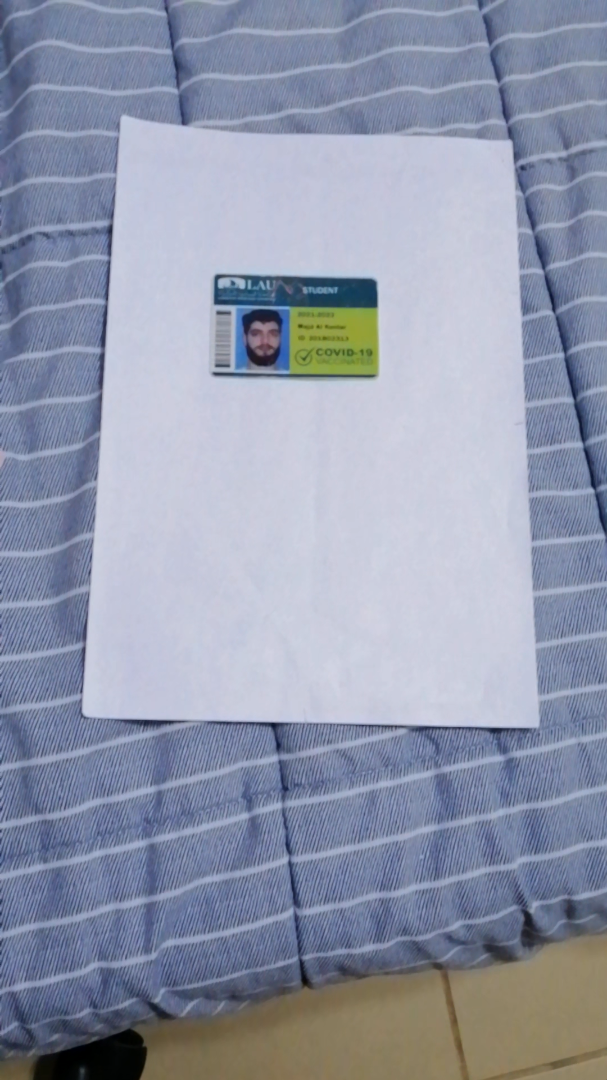
#> input picture resources/size.jpg, 607 x 1080 px
$ python size_detection.py
#> lines starting #> are read from the running program, lines starting #| are printed output that depends on the picture; after the words box and inside, x2 and y2 are one past the last pixel; in counts of white or black regions, pixels touching at a corner belong together; long printed decimals are rounded
import time

import cv2
import numpy as np


class SizeDetection:
    def __init__(self):
        self.kernel = np.ones((3, 3))
        self.wp = 630
        self.hp = 891
        self.RATIO = 3

    def detect(self, frame):
        edges = self.get_canny(frame)
        warp = self.detect_ref(edges)
        detected = self.get_object_sizes(warp)
        cv2.imshow('frame', frame)
        cv2.imshow('edges', edges)
        cv2.imshow('detected', detected)
        cv2.waitKey(0)

    def detect_ref(self, canny):

        dilation = cv2.dilate(canny, self.kernel, iterations=3)
        thresh = cv2.erode(dilation, self.kernel, iterations=2)
        contours, _ = cv2.findContours(thresh, cv2.RETR_LIST, cv2.CHAIN_APPROX_SIMPLE)
        area = 0
        approx = 0
        for i in contours:
            if cv2.contourArea(i) > area:
                area = cv2.contourArea(i)
                approx = cv2.approxPolyDP(i, 0.009 * cv2.arcLength(i, True), True)

        pt_a = [approx[0][0][0], approx[0][0][1]]
        pt_b = [approx[1][0][0], approx[1][0][1]]
        pt_c = [approx[2][0][0], approx[2][0][1]]
        pt_d = [approx[3][0][0], approx[3][0][1]]
        # print(pt_a, pt_b, pt_c, pt_d)
        input_pts = np.float32([pt_a, pt_b, pt_c, pt_d])
        output_pts = np.float32([[0, 0],
                                 [0, self.hp],
                                 [self.wp, self.hp],
                                 [self.wp, 0]])
        M = cv2.getPerspectiveTransform(input_pts, output_pts)
        warp = cv2.warpPerspective(frame, M, (self.wp, self.hp), flags=cv2.INTER_LINEAR)
        return warp

    def get_object_sizes(self, warp):
        canny = self.get_canny(warp)
        dilation = cv2.dilate(canny, self.kernel, iterations=3)
        thresh = cv2.erode(dilation, self.kernel, iterations=2)
        contours, _ = cv2.findContours(thresh, cv2.RETR_EXTERNAL, cv2.CHAIN_APPROX_SIMPLE)
        objects = []
        for i in contours:
            pts = []
            area = cv2.contourArea(i)
            if area > 10000:
                approx = cv2.approxPolyDP(i, 0.009 * cv2.arcLength(i, True), True)
                for j in approx:
                    pts.append([j[0][0], j[0][1]])
                objects.append([pts])
                cv2.arrowedLine(warp, pts[0], pts[1],
                                (255, 0, 255), 3, 8, 0, 0.05)
                cv2.arrowedLine(warp, pts[0], pts[4],
                                (255, 0, 255), 3, 8, 0, 0.05)
                w = self.find_dist(pts[1], pts[0])
                h = self.find_dist(pts[4], pts[0])
                print('Size: (%f, %f)' % (w, h))
                cv2.putText(warp, '{:.2f}cm'.format(w), (pts[1][0] + 5, pts[1][1] + 30), cv2.FONT_HERSHEY_COMPLEX_SMALL, 1,
                            (255, 0, 255), 1)
                cv2.putText(warp, '{:.2f}cm'.format(h), (pts[4][0] + 5, pts[4][1] + 5), cv2.FONT_HERSHEY_COMPLEX_SMALL, 1,
                            (255, 0, 255), 1)
        # print(objects)
        return warp

    def find_dist(self, pts1, pts2):
        return ((pts2[0] // (self.RATIO * 10) - pts1[0] // (self.RATIO * 10)) ** 2 + (
                pts2[1] // (self.RATIO * 10) - pts1[1] // (self.RATIO * 10)) ** 2) ** 0.5

    def get_canny(self, frame):
        gray = cv2.cvtColor(frame, cv2.COLOR_BGR2GRAY)
        thresh = cv2.threshold(gray, 190, 255, cv2.THRESH_BINARY)[1]
        kernel = cv2.getStructuringElement(cv2.MORPH_RECT, (5, 5))
        dilate = cv2.morphologyEx(thresh, cv2.MORPH_DILATE, kernel)
        canny = cv2.absdiff(dilate, thresh)
        return canny


if __name__ == '__main__':
    size_detection = SizeDetection()
    frame = cv2.imread('../resources/size.jpg')
#> frame is the input picture: shape (1080, 607, 3); mean B, G, R 171.2, 151.5, 144.6
    size_detection.detect(frame)
#> in get_canny, `gray = cv2.cvtColor(frame, cv2.COLOR_BGR2GRAY)`:
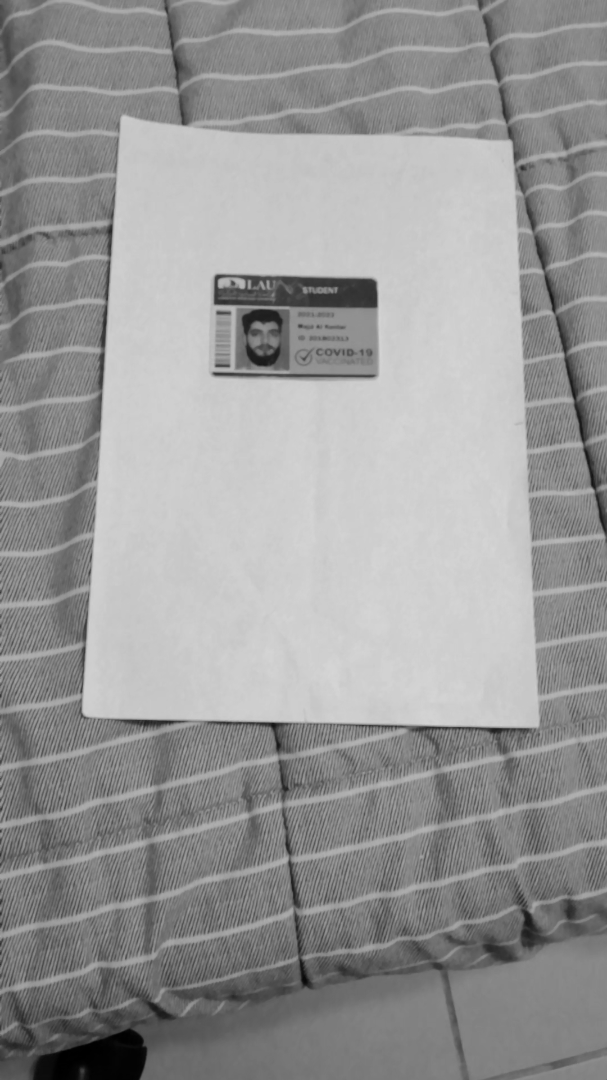
#> gray: shape (1080, 607); min 0, max 214, mean 151.7
#> in get_canny, `thresh = cv2.threshold(gray, 190, 255, cv2.THRESH_BINARY)[1]`:
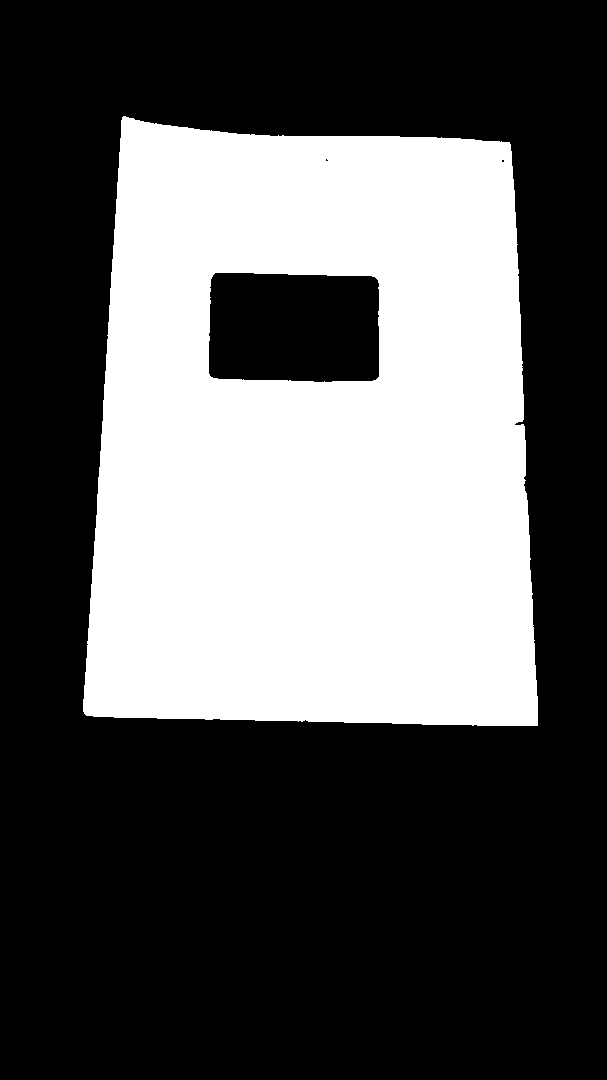
#> thresh: shape (1080, 607); 35.2% white; 1 white region, box (x1, y1, x2, y2) and area: (83, 116, 538, 726) 230968
#> in get_canny, `dilate = cv2.morphologyEx(thresh, cv2.MORPH_DILATE, kernel)`: dilate: shape (1080, 607); 36.1% white; 1 white region, box (x1, y1, x2, y2) and area: (81, 114, 540, 728) 236468
#> in get_canny, `canny = cv2.absdiff(dilate, thresh)`: canny: shape (1080, 607); 0.84% white in thin lines or dots, all inside (x1, y1, x2, y2) = (81, 114, 540, 728)
#> in detect_ref, `dilation = cv2.dilate(canny, self.kernel, iterations=3)`: dilation: shape (1080, 607); 3.3% white; 4 white regions, box (x1, y1, x2, y2) and area: (78, 111, 543, 731) 17343, (206, 270, 382, 385) 4466, (499, 157, 507, 165) 64, (323, 156, 331, 164) 63
#> in detect_ref, `thresh = cv2.erode(dilation, self.kernel, iterations=2)`:
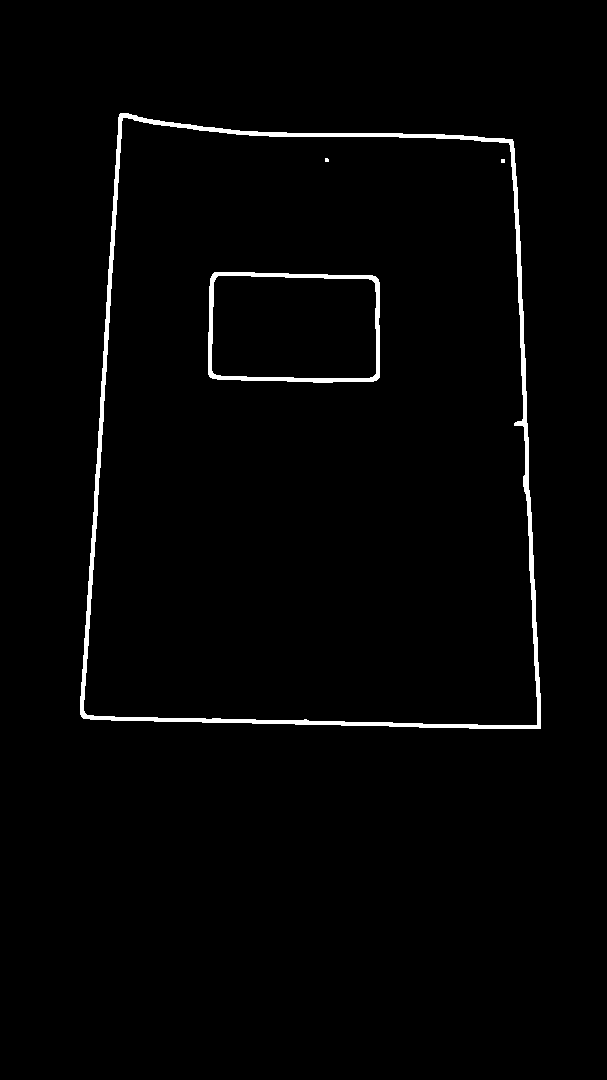
#> thresh: shape (1080, 607); 1.7% white; 4 white regions (2 under 20 px)
#> in detect_ref, `contours, _ = cv2.findContours(thresh, cv2.RETR_LIST, cv2.CHAIN_APPROX..`: contours = 6 contours, 2 with area under 20; largest, box (x1, y1, x2, y2) and area: (80, 113, 541, 729) 254324, (83, 117, 538, 726) 247616, (208, 272, 380, 383) 18149, (211, 275, 377, 379) 16409
#> the loop in detect_ref, `for i in contours:` made 6 passes
#> (area, approx) on passes 5 to 6: (247616, [[123, 117], [509, 143], [536, 725], [84, 712]]), (254323.5, [[120, 113], [81, 716], [540, 728], [512, 139]])
#> area on passes 1 to 2: 16409, 18149
#> after the loop in detect_ref, `for i in contours:`: area = 254323.5
#> in detect_ref, `pt_a = [approx[0][0][0], approx[0][0][1]]`: pt_a = [120, 113]
#> in detect_ref, `pt_b = [approx[1][0][0], approx[1][0][1]]`: pt_b = [81, 716]
#> in detect_ref, `pt_c = [approx[2][0][0], approx[2][0][1]]`: pt_c = [540, 728]
#> in detect_ref, `pt_d = [approx[3][0][0], approx[3][0][1]]`: pt_d = [512, 139]
#> in detect_ref, `input_pts = np.float32([pt_a, pt_b, pt_c, pt_d])`: input_pts = [[120, 113], [81, 716], [540, 728], [512, 139]]
#> in detect_ref, `M = cv2.getPerspectiveTransform(input_pts, output_pts)`: M = [[1.59, 0.103, -202.8], [-0.117, 1.76, -185.3], [-8.71e-05, 0.000288, 1]]
#> in get_canny (call 2), `gray = cv2.cvtColor(frame, cv2.COLOR_BGR2GRAY)`:
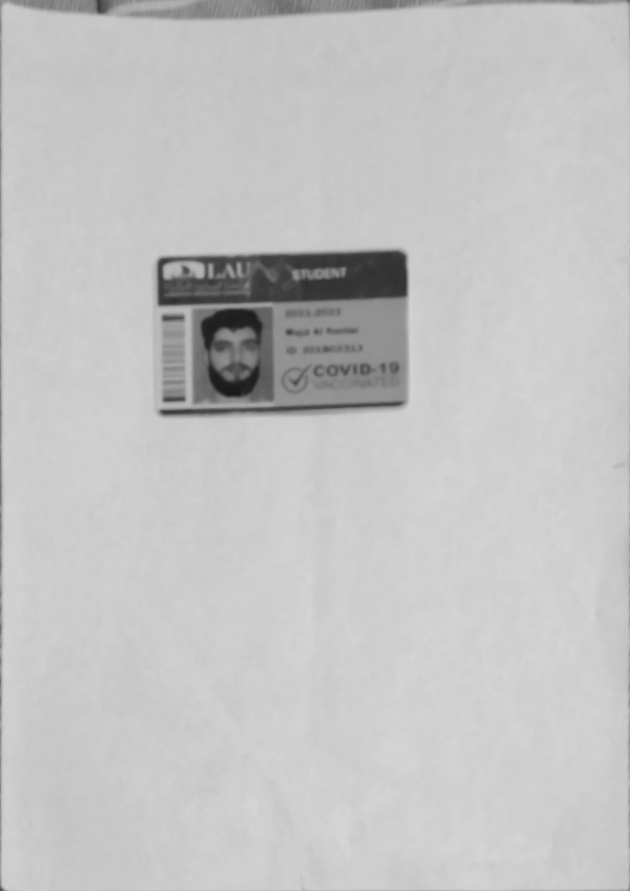
#> gray: shape (891, 630); min 25, max 214, mean 195.2
#> in get_canny (call 2), `thresh = cv2.threshold(gray, 190, 255, cv2.THRESH_BINARY)[1]`: thresh: shape (891, 630); 90.2% white; 20 black regions (14 under 20 px), largest, box (x1, y1, x2, y2) and area: (152, 247, 410, 419) 42250, (0, 0, 630, 891) 10907, (483, 374, 630, 891) 1457, (320, 890, 478, 891) 158, (629, 249, 630, 293) 44, (629, 325, 630, 368) 43
#> in get_canny (call 2), `dilate = cv2.morphologyEx(thresh, cv2.MORPH_DILATE, kernel)`:
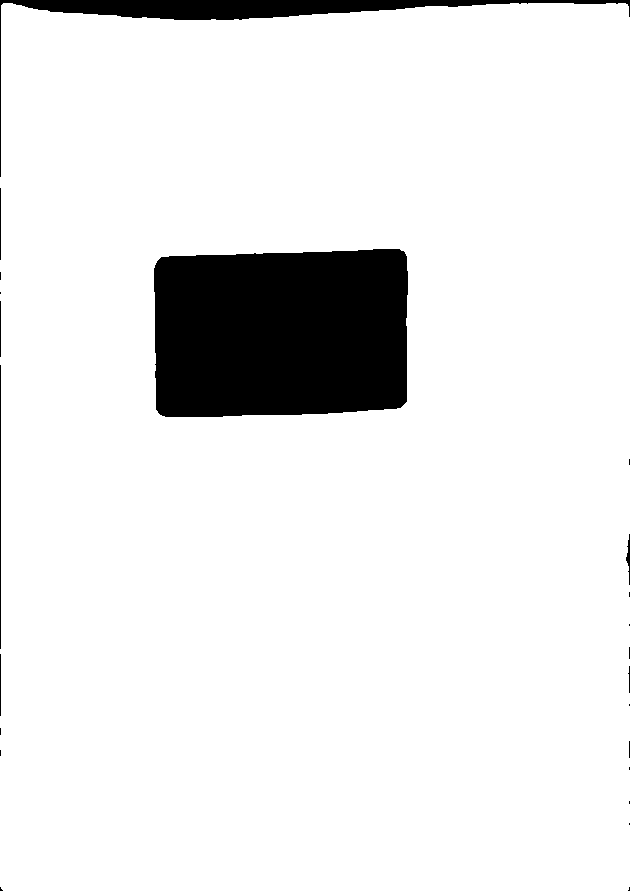
#> dilate: shape (891, 630); 91.4% white; 23 black regions (15 under 20 px), largest, box (x1, y1, x2, y2) and area: (154, 249, 408, 417) 40519, (0, 0, 630, 177) 7088, (0, 365, 1, 649) 284
#> in get_canny (call 2), `canny = cv2.absdiff(dilate, thresh)`: canny: shape (891, 630); 1.2% white in thin lines or dots
#> in get_object_sizes, `dilation = cv2.dilate(canny, self.kernel, iterations=3)`: dilation: shape (891, 630); 4.1% white; 11 white regions, largest, box (x1, y1, x2, y2) and area: (0, 0, 630, 891) 11004, (149, 244, 413, 422) 6884, (292, 309, 630, 891) 4715
#> in get_object_sizes, `thresh = cv2.erode(dilation, self.kernel, iterations=2)`:
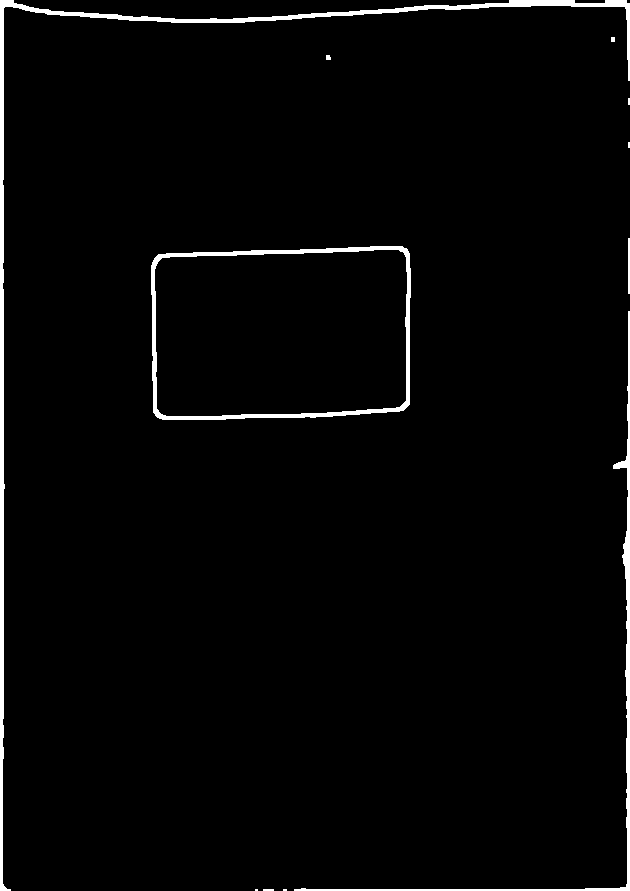
#> thresh: shape (891, 630); 2.3% white; 11 white regions (4 under 20 px)
#> in get_object_sizes, `contours, _ = cv2.findContours(thresh, cv2.RETR_EXTERNAL, cv2.CHAIN_AP..`: contours = 11 contours, 7 with area under 20; largest, box (x1, y1, x2, y2) and area: (151, 246, 411, 420) 42722, (0, 0, 630, 891) 4984, (294, 311, 630, 891) 1816, (628, 238, 630, 294) 55
#> the loop in get_object_sizes, `for i in contours:` made 11 passes
#> (area, w, h) on pass 5: (42721.5, 8, 5)
#> area on passes 4, 11: 1816, 4984.5
#| Size: (8.000, 5.000)
#> after the loop in get_object_sizes, `for i in contours:`:
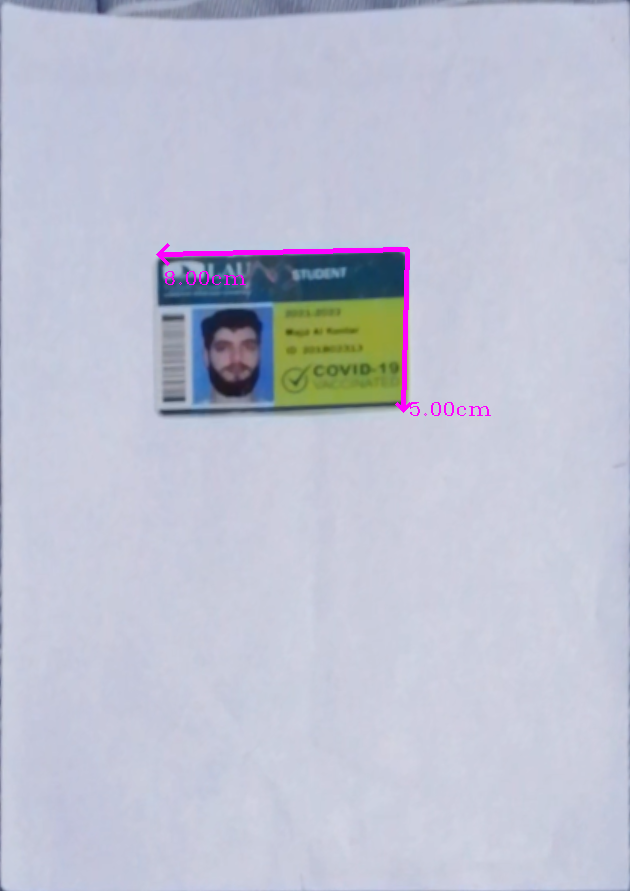
#> warp: shape (891, 630, 3); mean B, G, R 210.8, 194, 190.7
#> after the loop in get_object_sizes, `for i in contours:`: objects = 1 item
